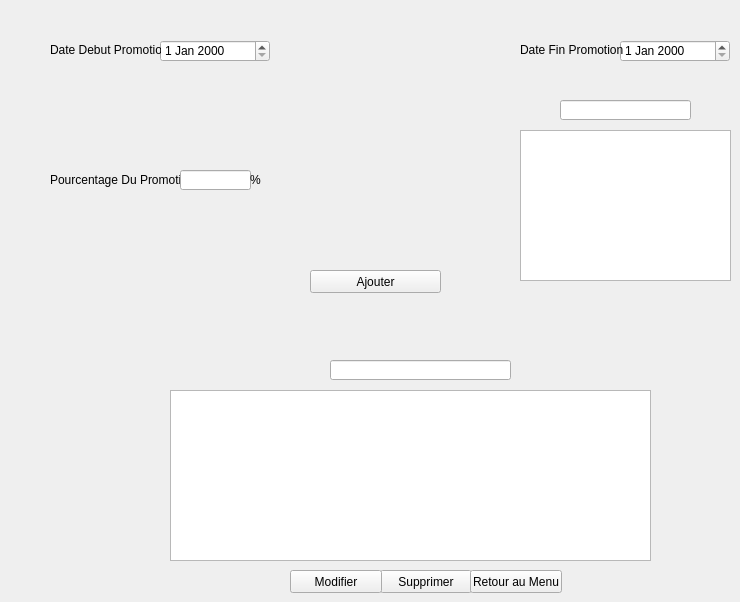
    <widget class="QWidget" name="page">
     <widget class="QDateEdit" name="dateD">
      <property name="geometry">
       <rect>
        <x>160</x>
        <y>40</y>
        <width>110</width>
        <height>22</height>
       </rect>
      </property>
     </widget>
     <widget class="QDateEdit" name="dateF">
      <property name="geometry">
       <rect>
        <x>620</x>
        <y>40</y>
        <width>110</width>
        <height>22</height>
       </rect>
      </property>
     </widget>
     <widget class="QLabel" name="label">
      <property name="geometry">
       <rect>
        <x>50</x>
        <y>40</y>
        <width>111</width>
        <height>20</height>
       </rect>
      </property>
      <property name="text">
       <string>Date Debut Promotion</string>
      </property>
     </widget>
     <widget class="QLabel" name="label_6">
      <property name="geometry">
       <rect>
        <x>520</x>
        <y>40</y>
        <width>111</width>
        <height>20</height>
       </rect>
      </property>
      <property name="text">
       <string>Date Fin Promotion</string>
      </property>
     </widget>
     <widget class="QLabel" name="label_7">
      <property name="geometry">
       <rect>
        <x>50</x>
        <y>170</y>
        <width>131</width>
        <height>20</height>
       </rect>
      </property>
      <property name="text">
       <string>Pourcentage Du Promotion</string>
      </property>
     </widget>
     <widget class="QLineEdit" name="valeur">
      <property name="geometry">
       <rect>
        <x>180</x>
        <y>170</y>
        <width>71</width>
        <height>20</height>
       </rect>
      </property>
     </widget>
     <widget class="QLabel" name="label_8">
      <property name="geometry">
       <rect>
        <x>250</x>
        <y>170</y>
        <width>21</width>
        <height>20</height>
       </rect>
      </property>
      <property name="text">
       <string>%</string>
      </property>
     </widget>
     <widget class="QTableView" name="tableV">
      <property name="geometry">
       <rect>
        <x>520</x>
        <y>130</y>
        <width>211</width>
        <height>151</height>
       </rect>
      </property>
     </widget>
     <widget class="QLineEdit" name="rechV">
      <property name="geometry">
       <rect>
        <x>560</x>
        <y>100</y>
        <width>131</width>
        <height>20</height>
       </rect>
      </property>
     </widget>
     <widget class="QTableView" name="tableV_2">
      <property name="geometry">
       <rect>
        <x>170</x>
        <y>390</y>
        <width>481</width>
        <height>171</height>
       </rect>
      </property>
     </widget>
     <widget class="QPushButton" name="ajouterP">
      <property name="geometry">
       <rect>
        <x>310</x>
        <y>270</y>
        <width>131</width>
        <height>23</height>
       </rect>
      </property>
      <property name="text">
       <string>Ajouter</string>
      </property>
     </widget>
     <widget class="QPushButton" name="suppP">
      <property name="geometry">
       <rect>
        <x>380</x>
        <y>570</y>
        <width>92</width>
        <height>23</height>
       </rect>
      </property>
      <property name="text">
       <string>Supprimer</string>
      </property>
     </widget>
     <widget class="QPushButton" name="retour">
      <property name="geometry">
       <rect>
        <x>470</x>
        <y>570</y>
        <width>92</width>
        <height>23</height>
       </rect>
      </property>
      <property name="text">
       <string>Retour au Menu</string>
      </property>
     </widget>
     <widget class="QLineEdit" name="rechV_3">
      <property name="geometry">
       <rect>
        <x>330</x>
        <y>360</y>
        <width>181</width>
        <height>20</height>
       </rect>
      </property>
     </widget>
     <widget class="QPushButton" name="modif">
      <property name="geometry">
       <rect>
        <x>290</x>
        <y>570</y>
        <width>92</width>
        <height>23</height>
       </rect>
      </property>
      <property name="text">
       <string>Modifier</string>
      </property>
     </widget>
    </widget>
